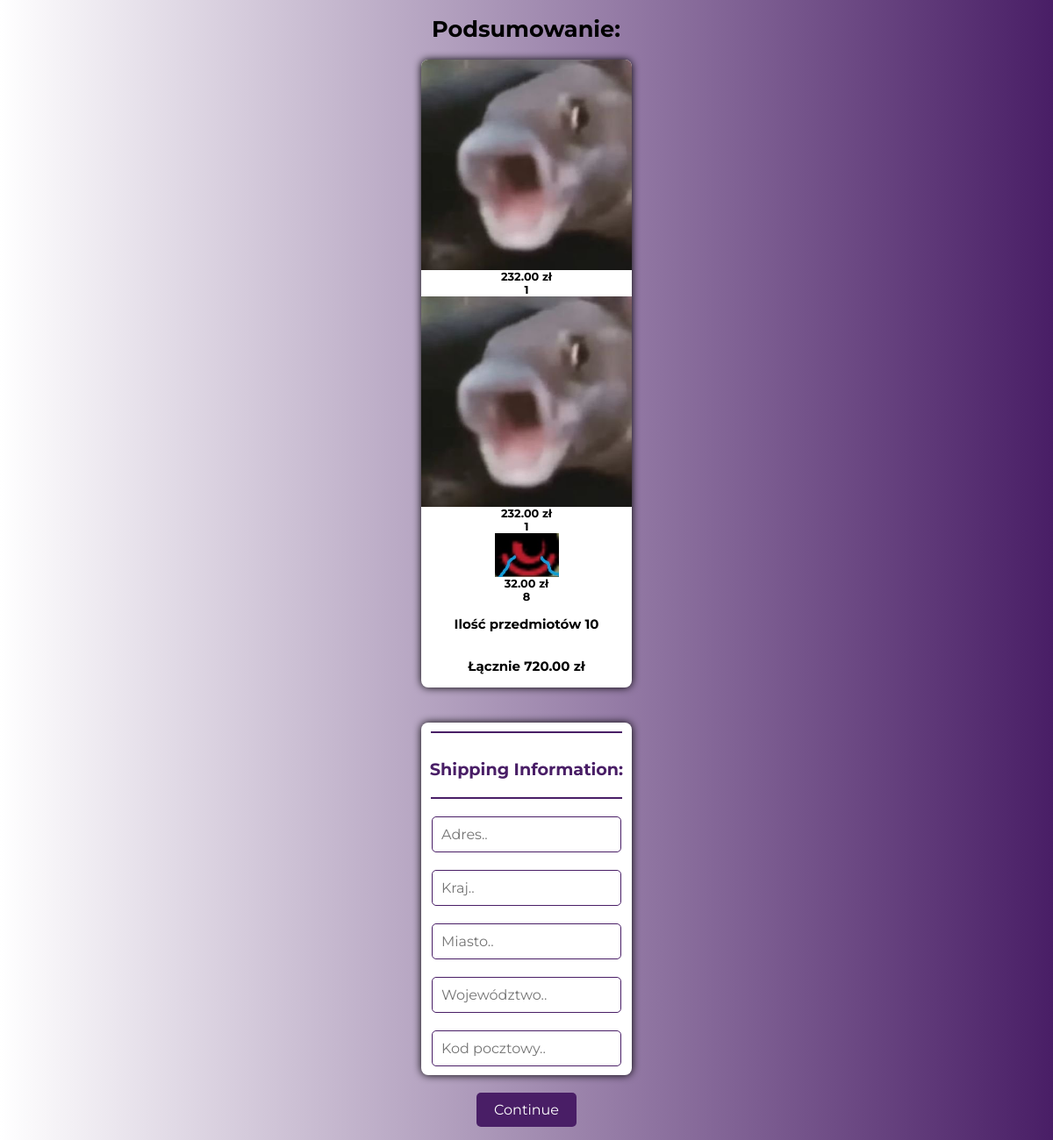
The page /checkout/ (signed in) on the database as committed earlier.
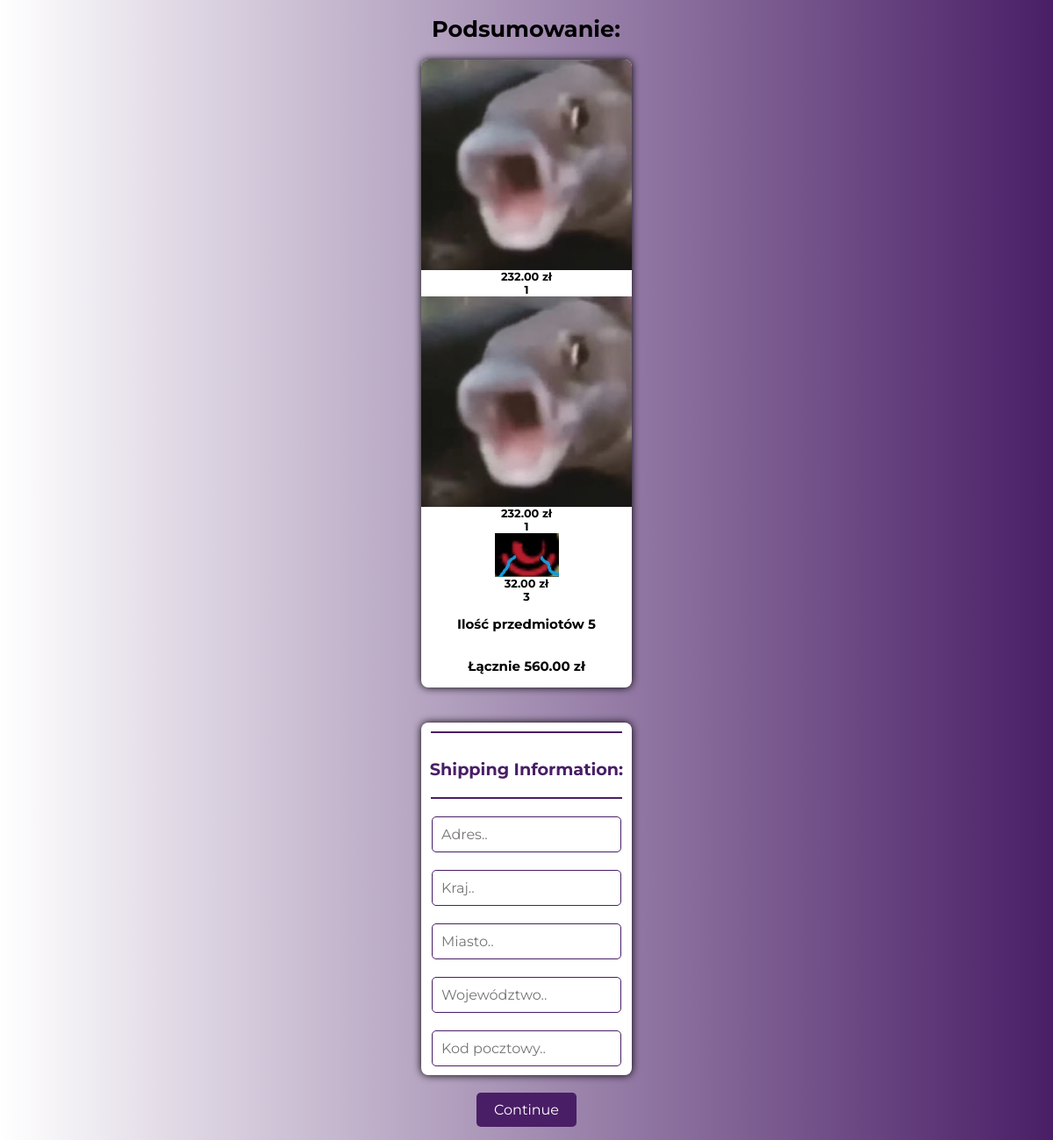
The same page on the database as committed later.
### stuff/models.py (models this page shows, shortened)
class OrderItem(models.Model):
    book = models.ForeignKey(Books, on_delete = models.SET_NULL, null = True)
    order = models.ForeignKey(Order, on_delete = models.SET_NULL, null = True)
    quantity = models.IntegerField(default = 0, null = True, blank = True)
    date_added = models.DateTimeField(auto_now_add = True)
    @property
    def get_total(self):
        total = self.book.price * self.quantity
        return total

class Order(models.Model):
    customer = models.ForeignKey(Profile, on_delete = models.SET_NULL, null = True, blank = True)
    order_date = models.DateTimeField(auto_now_add = True)
    complete = models.BooleanField(default= False)
    transaction_id = models.CharField(max_length=100, null=True)
    @property
    def shipping(self):
        shipping = True
        return shipping
    @property
    def get_cart_total(self):
        orderitems = self.orderitem_set.all()
        total = sum([item.get_total for item in orderitems])
        return total
    @property
    def get_cart_items(self):
        orderitems = self.orderitem_set.all()
        total = sum([item.quantity for item in orderitems])
        return total

class Books(models.Model):
    author = models.CharField(max_length= 100, default = None)
    title = models.CharField(max_length=255)
    description = models.TextField(null=True,blank=True)
    price = models.DecimalField(max_digits=5, decimal_places  = 2, default = None)
    tags = models.ManyToManyField('Tag',blank=True)
    image = models.ImageField(upload_to='',null= True, blank=True)
    id = models.UUIDField(default=uuid.uuid4, unique=True,
                          primary_key=True, editable=False)
    class Meta:
        verbose_name_plural = 'Books'
        ordering = ['id']
    @property
    def imageURL(self):
        try:
            url = self.image.url
        except:
            url = ''
        return url

### stuff/views.py (the view)
# urls.py: path('checkout/', views.checkout,name='checkout'),
@csrf_exempt
def checkout(request):
    if request.user.is_authenticated:
        customer = request.user.profile
        order, created = Order.objects.get_or_create(customer=customer, complete = False)
        items = order.orderitem_set.all()
    else:
        items = []
        order = {'get_cart_total':0 , 'get_cart_items':0, 'shipping': True}
    context = {'items':items, 'order': order}
    return render(request, 'stuff/checkout.html', context)

### users/models.py (called while the page is built)
    def __str__(self):
        return str(self.username)

### stuff/templates/stuff/checkout.html (shortened to what this page needs)
{% load static %}
<link rel="stylesheet" href="{% static 'styles/checkoutstyle.css' %}">
<div>
    <div>
        <div>
            <h1>Podsumowanie:</h1>
            <div class="summary">
                {% for item in items %}
                    <div class="image-cont">{% if item.book.imageURL %}
                            <img src="{{ item.book.imageURL }}" alt="">
                        {% else %}
                            <img src="{% static 'images/blank.png' %}" alt="">
                        {% endif %}
                    </div>
                    <div>{{item.book.price|floatformat:2}} zł</div>
                    <div>{{item.quantity}}</div>
                {% endfor %}
                <h3>Ilość przedmiotów {{order.get_cart_items}}</h3>
                <h3>Łącznie {{order.get_cart_total|floatformat:2}} zł</h3>
            </div>
        </div>
        <div class="row">
            <div class="col-lg-6">
                <div class="box-element" id="form-wrapper">
                    <form id="form">
                            <div class="shipping-info">
                                <hr>
                                <p>Shipping Information:</p>
                                <hr>
                                <div class="form-field">
                                    <input class="form-control" type="text" name="address" placeholder="Adres..">
                                </div>
                                <div class="form-field">
                                    <input class="form-control" type="text" name="country" placeholder="Kraj..">
                                </div>
                                <div class="form-field">
                                    <input class="form-control" type="text" name="city" placeholder="Miasto..">
                                </div>
                                <div class="form-field">
                                    <input class="form-control" type="text" name="state" placeholder="Województwo..">
                                </div>
                                <div class="form-field">
                                    <input class="form-control" type="text" name="zipcode" placeholder="Kod pocztowy..">
                                </div>
                            </div>
                        </div>
                        <input id="form-button" class="btn btn-success btn-block" type="submit" value="Continue">
                </div>
                <br>
            </div>
    </div>
</div>

Rows that differ between the two databases and show on the page:
changed OrderItem (number 3 of 3 on the later page): quantity "8" → "3"
changed through a linked row, Order: get_cart_items "10" → "5"; get_cart_total "720.00" → "560.00"
